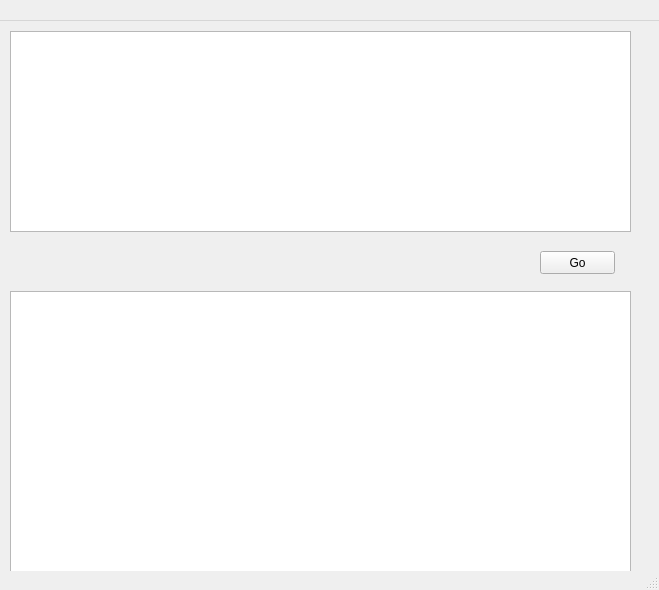
<ui version="4.0" >
 <class>TestForm</class>
 <widget class="QWidget" name="TestForm" >
  <property name="geometry" >
   <rect>
    <x>0</x>
    <y>0</y>
    <width>659</width>
    <height>590</height>
   </rect>
  </property>
  <property name="windowTitle" >
   <string>ScriptTest</string>
  </property>
  <widget class="QWidget" name="centralwidget" >
   <property name="geometry" >
    <rect>
     <x>0</x>
     <y>21</y>
     <width>659</width>
     <height>550</height>
    </rect>
   </property>
   <widget class="QPlainTextEdit" name="txtOutput" >
    <property name="geometry" >
     <rect>
      <x>10</x>
      <y>270</y>
      <width>621</width>
      <height>281</height>
     </rect>
    </property>
   </widget>
   <widget class="QPlainTextEdit" name="txtInput" >
    <property name="geometry" >
     <rect>
      <x>10</x>
      <y>10</y>
      <width>621</width>
      <height>201</height>
     </rect>
    </property>
   </widget>
   <widget class="QPushButton" name="btnGo" >
    <property name="geometry" >
     <rect>
      <x>540</x>
      <y>230</y>
      <width>75</width>
      <height>23</height>
     </rect>
    </property>
    <property name="text" >
     <string>Go</string>
    </property>
   </widget>
  </widget>
  <widget class="QMenuBar" name="menubar" >
   <property name="geometry" >
    <rect>
     <x>0</x>
     <y>0</y>
     <width>659</width>
     <height>21</height>
    </rect>
   </property>
  </widget>
  <widget class="QStatusBar" name="statusbar" >
   <property name="geometry" >
    <rect>
     <x>0</x>
     <y>571</y>
     <width>659</width>
     <height>19</height>
    </rect>
   </property>
  </widget>
 </widget>
 <resources/>
 <connections/>
</ui>
